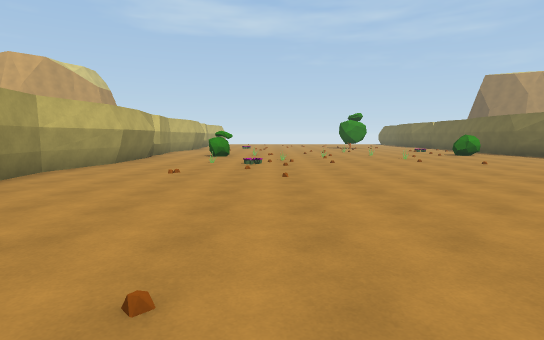
[1] (above)

16 first-person views from a walk through a Unity game level. The camera is 1.5 m above the floor, tilts 6° down and sees 80° across. The floor is counted in squares, 2 m on a side. Each view is taken from the middle of a square. On the plan, view 1 faces up. The plan holds only what a view shows up to about 11 squares ahead; the rest is blank. The place goes on beyond the plan.

[2]
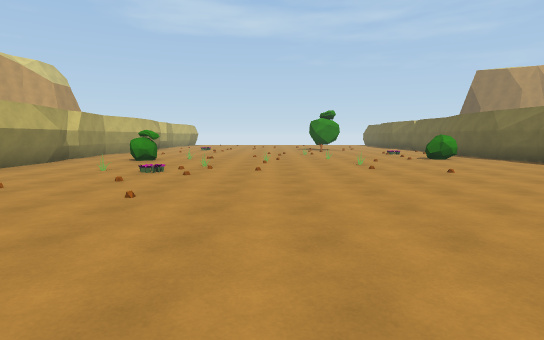

[3]
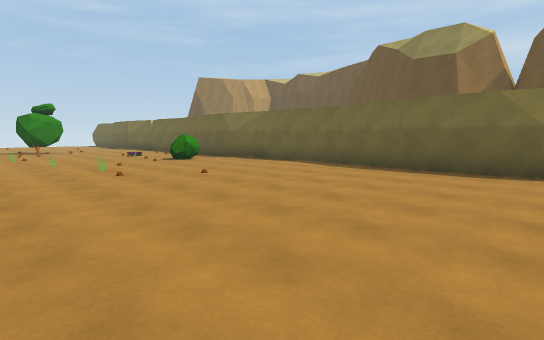

[4]
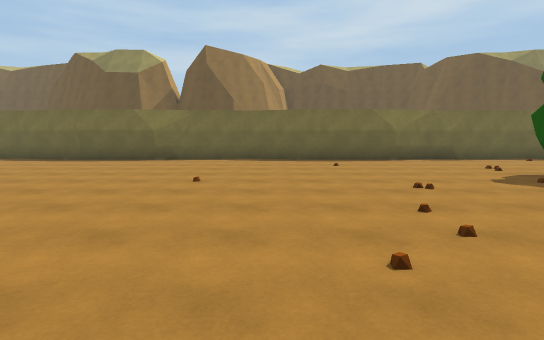

[5]
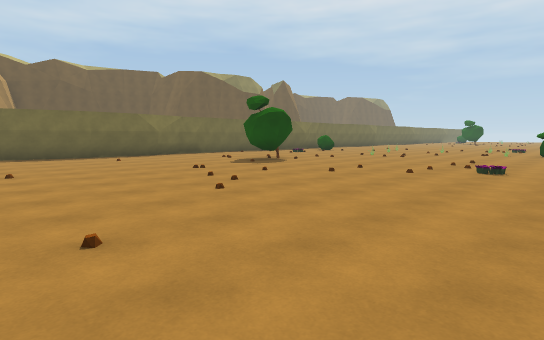

[6]
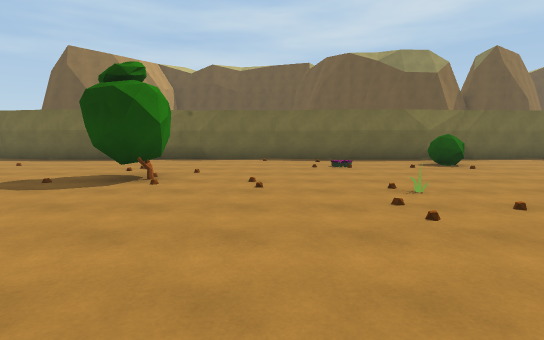

[7]
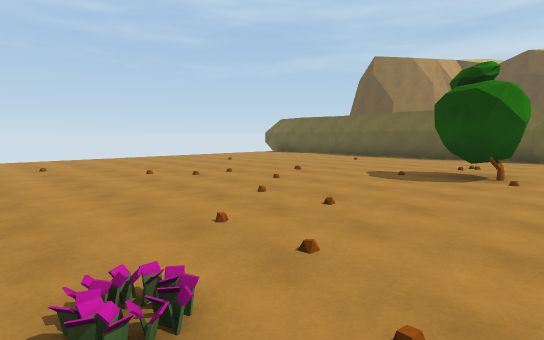

[8]
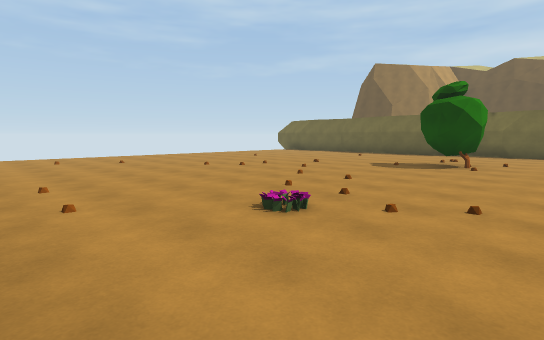

[9]
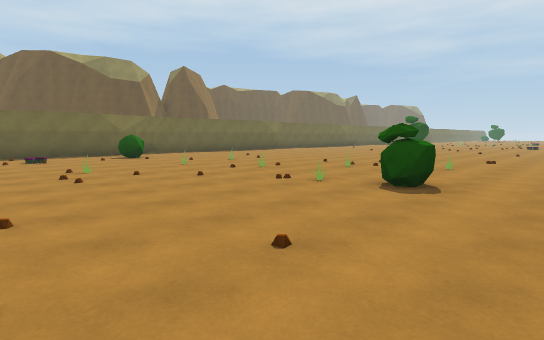

[10]
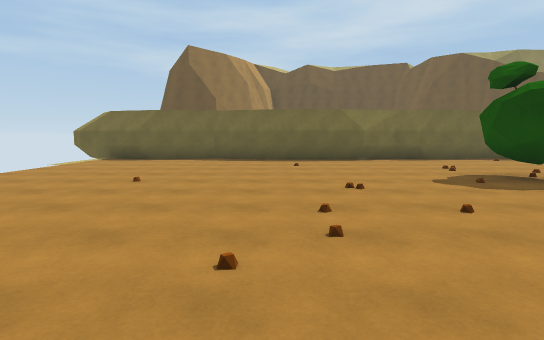

[11]
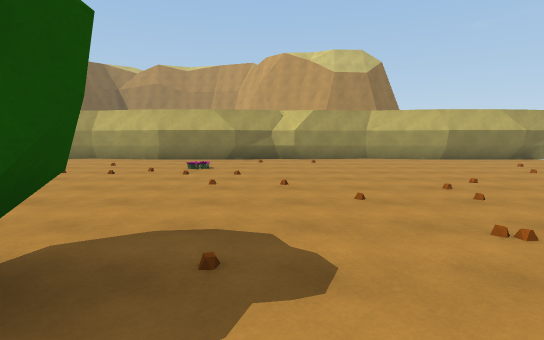

[12]
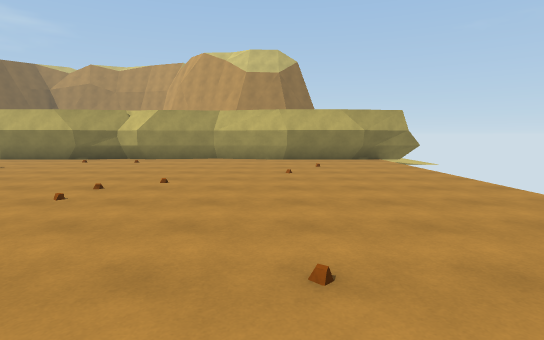

[13]
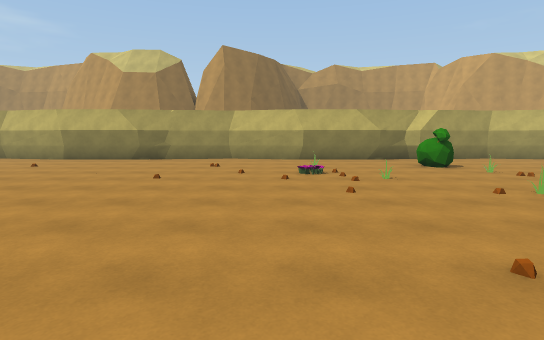

[14]
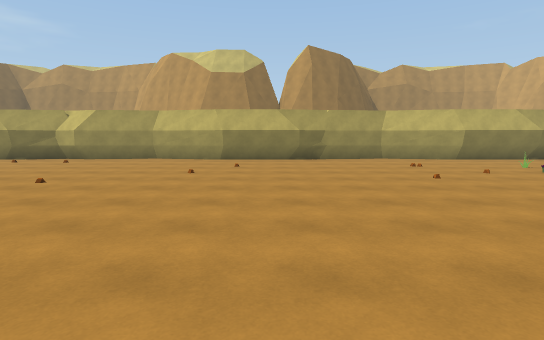

[15]
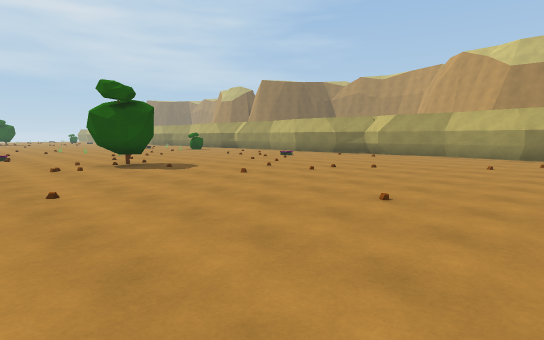

[16]
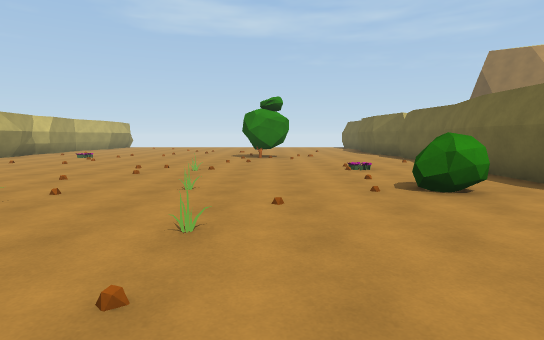

### Floor plan
Points are (right, up) in squares from view 1. A wall is a line through its corners. A room is listed if a view was taken in it or the views show most of it. See-through windows are left out.
Room 1 (views 1, 2, 3, 4, 5, 6, 7, 8, 9, 10, 11, 12, 13, 14, 15, 16)
walls: (-4.2, 11.4) (-4.2, 8.9); (-4.5, 12.3) (-4.1, 11.1); (-4.2, 9) (-4.7, 6.7) (-4.4, 4.4); (9.5, 11.3) (9.2, 12) (9.2, 14.6); (9.2, 14.5) (9.7, 16.9) (9.4, 19.3) (9.6, 20.1) (9.1, 21.2); (-4.2, 17.6) (-4.7, 15.2) (-4.4, 12.7) (-4.5, 12.3) (-4.1, 11.3); (9.2, 5.9) (9.7, 8.4) (9.4, 10.8) (9.5, 11.2) (9.2, 12.3); (-4.5, 4.8) (-4.2, 3.7); (-4.4, 4.6) (-4.1, 3.8); (-4.3, 3.9) (-4.3, 1.4); (9.6, 20) (9.2, 21.3); (-4.6, 21.1) (-4.2, 19.7); (9.2, 21.1) (9.3, 23.6); (9.4, 2.9) (9.1, 3.6) (9.1, 6.1); (9.5, 2.8) (9.2, 3.9); (-4.2, 1.6) (-4.7, -1) (-4.4, -3.3) (-4.6, -4.1) (-4.1, -5.2); (9.2, 23.4) (9.7, 25.9) (9.4, 28.3) (10, 30.5); (9.2, -1.6) (9.7, 0.9) (9.4, 3.1); (-4.2, 26.5) (-4.7, 24.2) (-4.4, 21.7) (-4.6, 21) (-4.1, 19.9) (-4.2, 17.4); (-4.6, -3.9) (-4.2, -5.3); (9.6, -5) (9.2, -3.8); (9.4, -5.6) (9.6, -5) (9, -3.7) (9.1, -1.4); (-4.7, 30.2) (-4.1, 28.8) (-4.1, 26.4); (-4.7, 30.6) (-4.2, 28.7)
low walls: (9.3, -3.5) (9.3, -1.5)
objects: other object (-2, -5); other object (-2, 9); other object (-2, 12); other object (-2, 19); other object (-1, 13); other object (0, 9); other object (0, 10); other object (2, 12); other object (3, 15); other object (4, 11); other object (4, 13); other object (4, 19) to (5, 20); other object (5, -5); other object (7, 12); other object (7, 15)

Positions as (right, up) in squares from view 1, and headings:
1: (0, 0), facing up
2: (2, 2), facing up
3: (2, 3), facing up-right
4: (-1, 0), facing right
5: (-3, 2), facing down-right
6: (-1, 17), facing right
7: (-2, 18), facing up-right
8: (-4, 17), facing up-right
9: (-4, 17), facing down-right
10: (-1, 24), facing right
11: (6, 21), facing left
12: (6, 26), facing left
13: (6, 8), facing left
14: (6, 3), facing left
15: (8, 3), facing down-left
16: (5, 8), facing up
